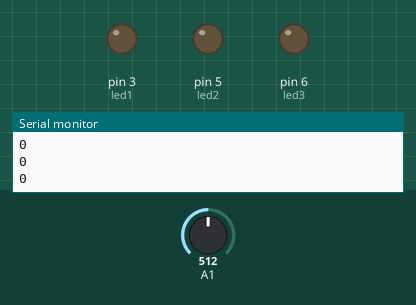
Recording of a sketch running on a simulated Arduino Uno, built with avr-gcc and run on an emulated ATmega328P. On the bench: output pins drawn as LEDs (lit = HIGH), the last lines printed to the serial monitor. The inputs (shaded band) are chosen by the test bench; at power-on: A1 = 512.

Above: at 1.2 s.
1.3 s: A1 set to 0
At 2.0 s:
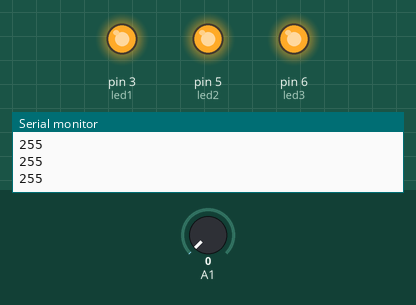
2.8 s: A1 set to 122
At 3.8 s:
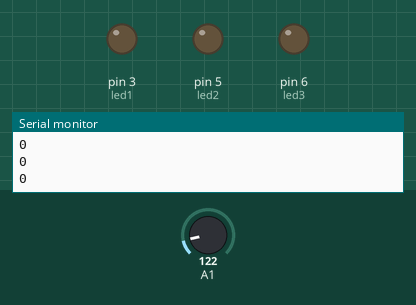
Timing chart, 0 to 5.8 s (numbered marks = the images above; inputs shaded):
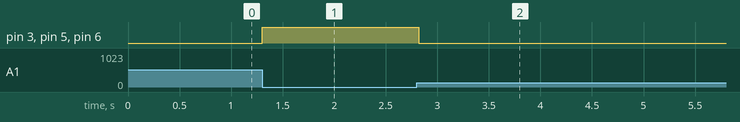

Measured:
- after the input at 1.3 s, pin 3 (led1), pin 5 (led2), pin 6 (led3): LOW → HIGH at once
- after the input at 2.8 s, pin 3 (led1), pin 5 (led2), pin 6 (led3): HIGH → LOW at once

The sketch:

LDR.ino
```cpp
int led1=3;
int led2=5;
int led3=6;
int ldr;
int conversion;


void setup() {
  pinMode(led1,OUTPUT);
  pinMode(led2,OUTPUT);
  pinMode(led3,OUTPUT);
  Serial.begin(9600);
}

void loop() {
  ldr=analogRead(1);
  ldr=constrain(ldr,0,100);
  conversion=map(ldr,0,100,255,0);
  analogWrite(led1,conversion);
  analogWrite(led2,conversion);
  analogWrite(led3,conversion);
  Serial.println(conversion);
  delay(30);

}
```
